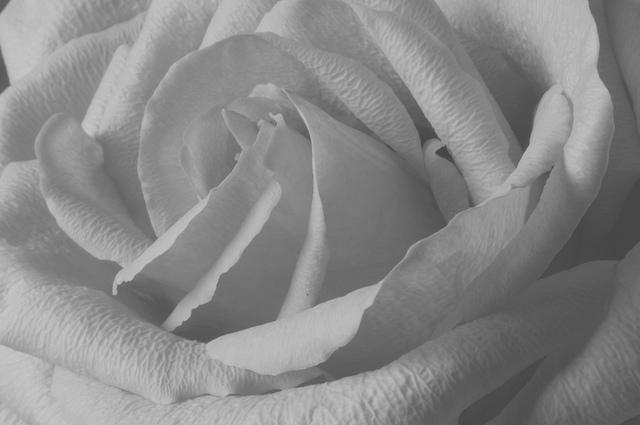
#> input picture lab_02/beauty.jpg, 640 x 425 px
$ python code_2.1.py
#> lines starting #> are read from the running program, lines starting #| are printed output that depends on the picture
#> further down, img0 is the input picture: shape (425, 640, 3); min 67, max 198, mean 135.9
import matplotlib.pyplot as plt
import numpy as np
from skimage import img_as_float, img_as_ubyte
from skimage.io import imread, imsave


def rgb_to_gray(img):
    img_f = img_as_float(img)
    r = img_f[:, :, 0] * 0.299
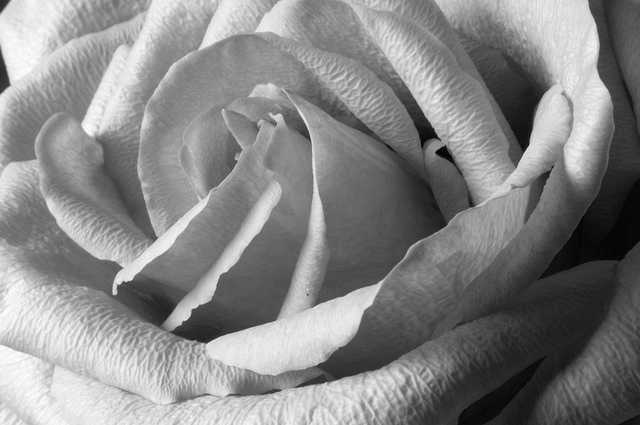
#> r: shape (425, 640) float64; min 0.0786, max 0.232, mean 0.159; drawn with min black and max white
    g = img_f[:, :, 1] * 0.587
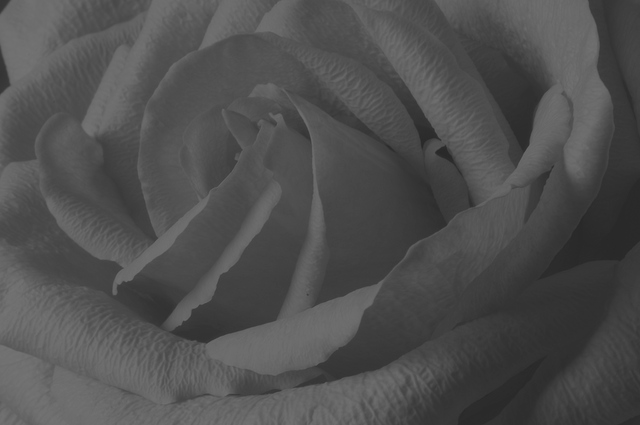
#> g: shape (425, 640) float64; min 0.154, max 0.456, mean 0.313
    b = img_f[:, :, 2] * 0.114
    return img_as_ubyte(r + g + b)


img0 = imread('beauty.jpg')
img = rgb_to_gray(img0)
# imsave('beauty_grey.jpg', img)


hist_val, bin_edges, patches = plt.hist(img.ravel(), bins=range(257))
#> hist_val = 256 values, max 3966 at index 136, min 0 at index 0, mean 1062.5; bin_edges = 257 values from 0 to 256; patches = 256 items
# plt.show()

pix = img.shape[0] * img.shape[1]
#> pix = 272000
k = round(pix * 0.05)
#> k = 13600
count = 0
x_min = 0
x_max = 255
for i in range(256):
    count += hist_val[i]
    if count > k:
        x_min = i
        break
#> this loop made 87 passes
#> count on passes 1 to 12: 0, 0, 0, 0, 0, 0, 0, 0, 0, 0, 0, 0
#> after the loop, count = 14950

count = 0
for i in range(255, 0, -1):
    count += hist_val[i]
    if count > k:
        x_max = i
        break
#> this loop made 71 passes
#> after the loop, count = 16102

img = img.astype('float')
img[:, :] = (img[:, :] - x_min)*255/(x_max - x_min)
img = np.clip(img, 0, 255)
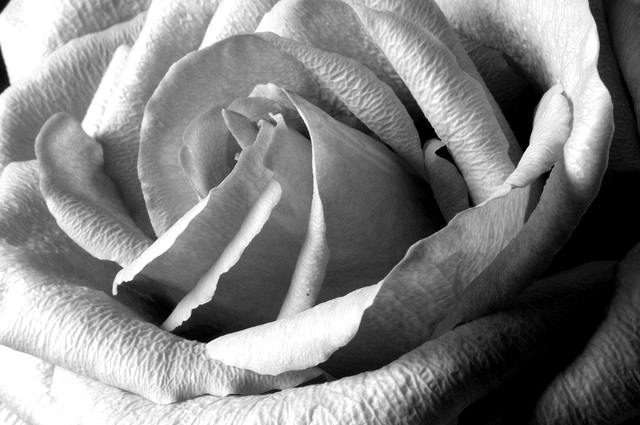
#> img: shape (425, 640) float64; min 0, max 255, mean 129.1
img = img.astype('uint8')
imsave('beauty_1.jpg', img)
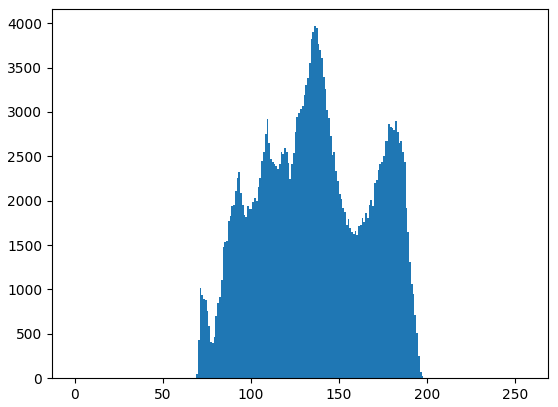
#> figure drawn by matplotlib, 1 panel; tallest bar 3966 high, from x = 136 to 137

$ run again, with lab_02/rose.jpg copied over lab_02/beauty.jpg
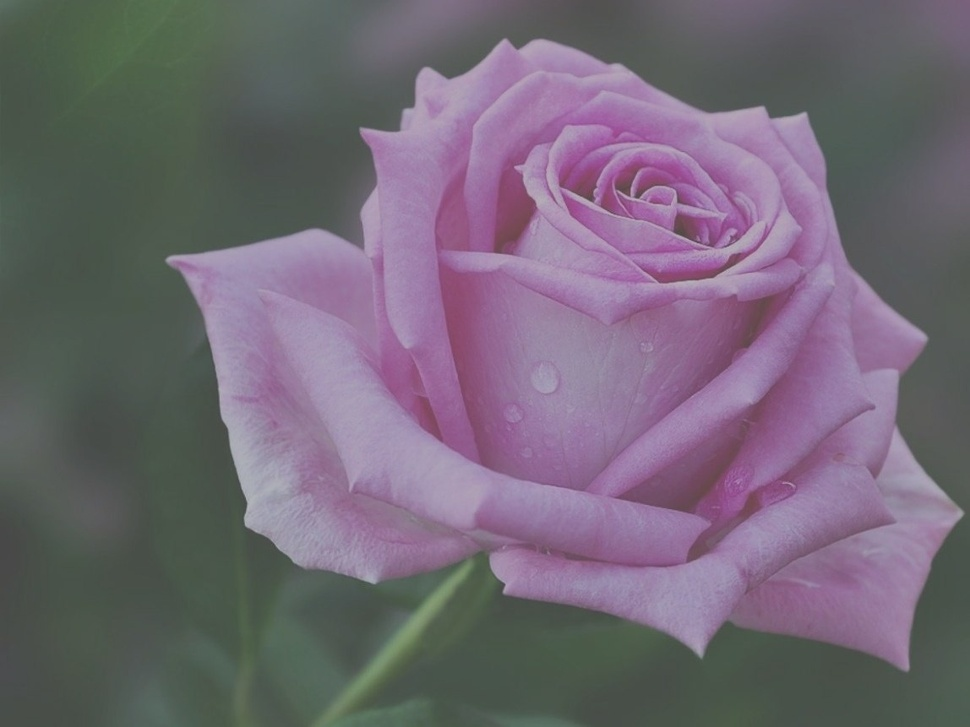
#> input picture lab_02/rose.jpg, 970 x 727 px, shrunk from 1148 x 861 before the run
#> img0 is the input picture: shape (727, 970, 3); mean R, G, B 113.7, 103.9, 116.6
#> in rgb_to_gray, `return img_as_ubyte(r + g + b)`:
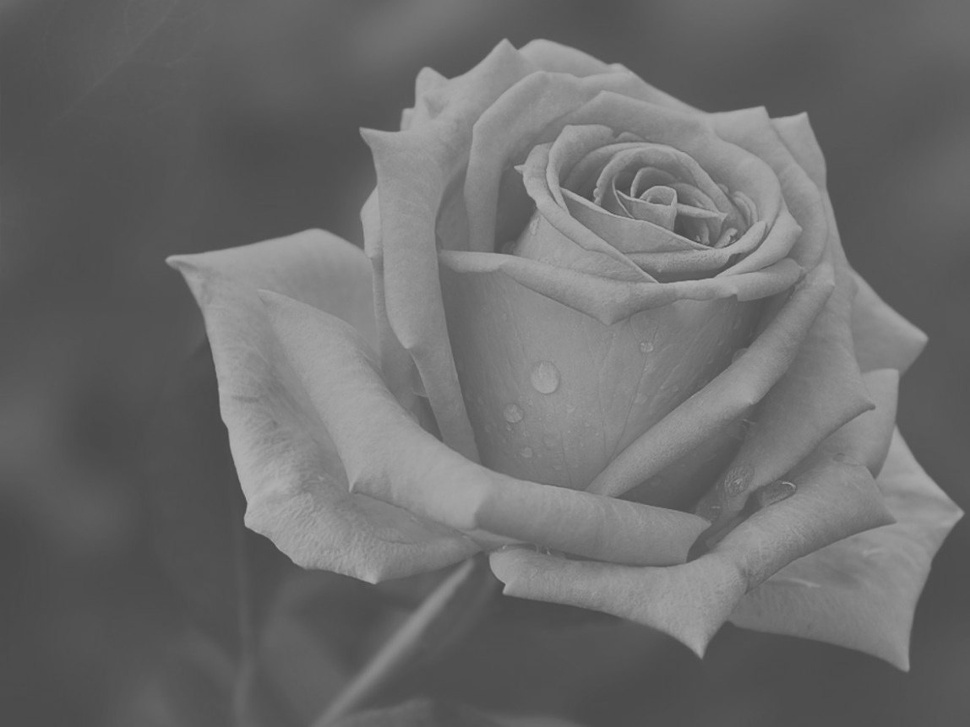
#> returned value: shape (727, 970); min 67, max 181, mean 108.3
#> hist_val = 256 values, max 30474 at index 80, min 0 at index 0, mean 2754.6; bin_edges = 257 values from 0 to 256; patches = 256 items
#> the loop `for i in range(256):` made 79 passes
#> count on passes 1 to 8: 0, 0, 0, 0, 0, 0, 0, 0
#> after the loop `for i in range(256):`: count = 45211
#> the loop `for i in range(255, 0, -1):` made 98 passes
#> after the loop `for i in range(255, 0, -1):`: count = 36620
#> `imsave('beauty_1.jpg', img)`:
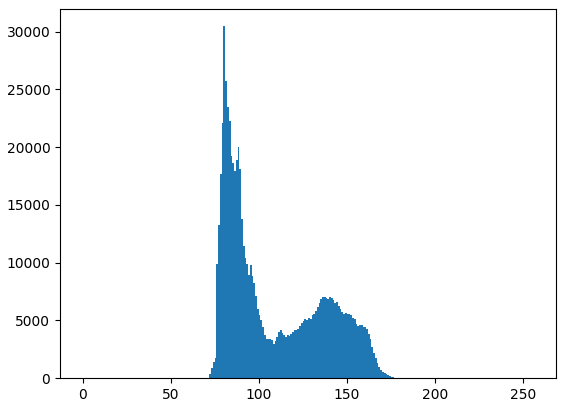
#> figure drawn by matplotlib, 1 panel; tallest bar 30474 high, from x = 80 to 81
